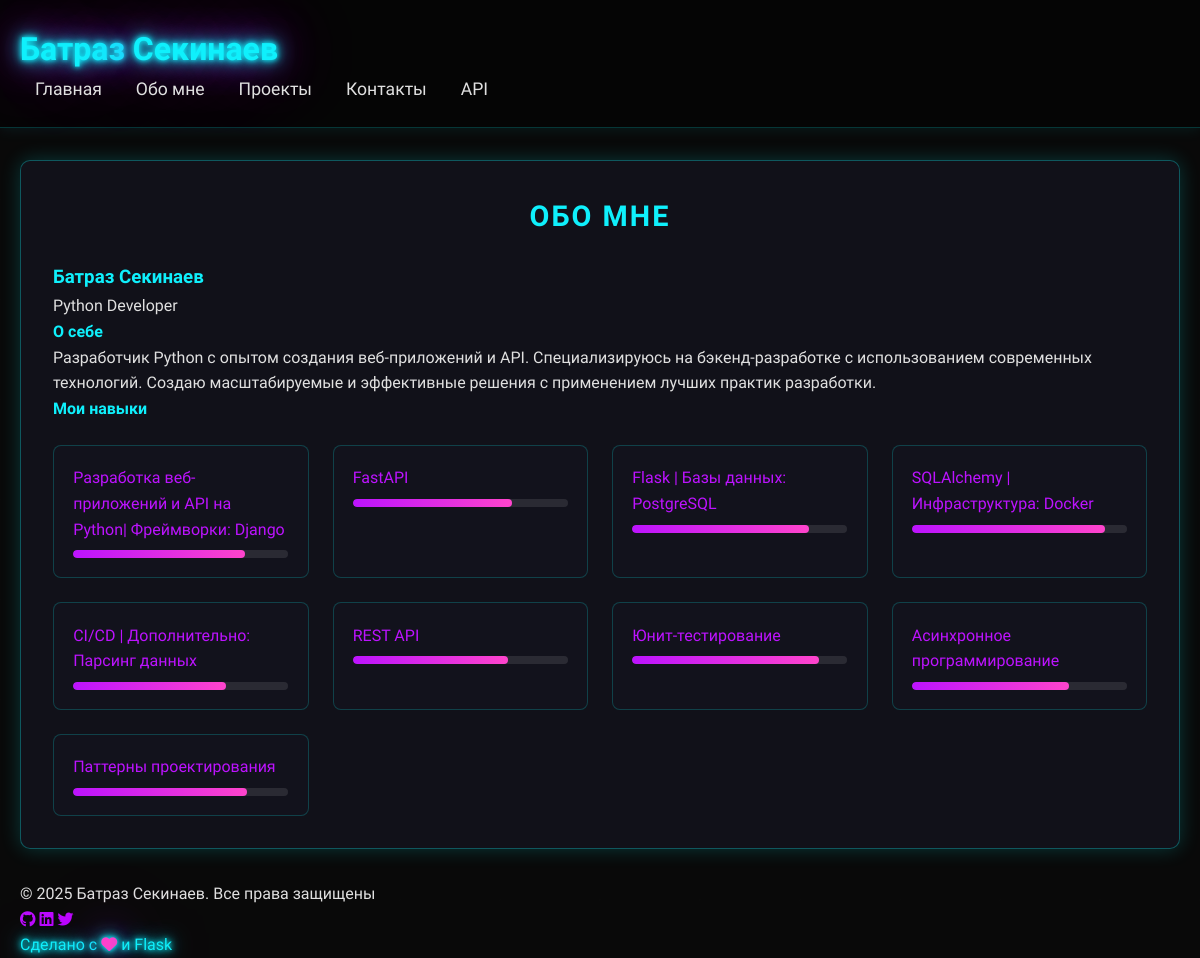
/about, run on the app's committed database.
### models.py (models this page shows, shortened)
class Profile(db.Model):
    id = db.Column(db.Integer, primary_key=True)
    name = db.Column(db.String(80), unique=True, nullable=False)
    title = db.Column(db.String(120), unique=True, nullable=False)
    about = db.Column(db.String(250), nullable=False)
    skills = db.Column(db.String(250), nullable=False)

### app.py (the view)
@app.route('/about')
def about():
    profile = Profile.query.first()
    return render_template('about.html', page_title='Обо мне', profile=profile)

### app.py (called while the page is built)
@app.context_processor
def inject_now():
    return {'now': datetime.now(timezone.utc)}  # Исправлено на timezone-aware

### templates/about.html
{% extends "base.html" %}
{% block content %}
<div class="form-container">
    <h1 class="form-title">Обо мне</h1>
    {% if profile %}
    <div class="profile-header">
        <div class="profile-info">
            <h3>{{ profile.name }}</h3>
            <p class="title">{{ profile.title }}</p>
        </div>
    </div>
    <div class="about-section">
        <h4>О себе</h4>
        <p>{{ profile.about }}</p>
    </div>
    <div class="skills-section">
        <h4>Мои навыки</h4>
        <div class="skills-grid">
            {% for skill in profile.skills.split(',') %}
            <div class="skill-card">
                <div class="skill-name">{{ skill.strip() }}</div>
                <div class="skill-level">
                    <div class="level-bar" style="width: {{ range(70, 95)|random }}%;"></div>
                </div>
            </div>
            {% endfor %}
        </div>
    </div>
    {% else %}
    <p>Профиль не найден</p>
    {% endif %}
</div>
{% endblock %}

### static/css/main.css (style rules this page uses)
:root { --bg-dark: #0a0a0a; --bg-darker: #050505; --text-primary: #e0e0e0; --text-secondary: #a0a0a0; --accent-neon: #0ff0fc; --accent-purple: #bc13fe; --accent-pink: #ff44cc; --card-bg: rgba(20, 20, 20, 0.7); --card-border: rgba(255, 255, 255, 0.1); }
* { box-sizing: border-box; margin: 0; padding: 0; }
body { background-color: var(--bg-dark); color: var(--text-primary); font-family: 'Rajdhani', 'Segoe UI', sans-serif; line-height: 1.6; min-height: 100vh; display: flex; flex-direction: column; }
h1, h2, h3, h4, h5, h6 { font-family: 'Orbitron', sans-serif; color: var(--accent-neon); }
* { transition: color 0.3s ease, background-color 0.3s ease, border-color 0.3s ease; }
html { scroll-behavior: smooth; }
body::before { content: ""; position: fixed; top: 0; left: 0; width: 100%; height: 100%; z-index: -1; opacity: 0.3; }

### static/css/forms.css (style rules this page uses)
.form-container { background: rgba(20, 20, 30, 0.8); border: 1px solid rgba(11, 252, 252, 0.3); border-radius: 10px; padding: 2rem; margin: 2rem 0; backdrop-filter: blur(10px); box-shadow: 0 0 20px rgba(11, 252, 252, 0.2); }
.form-title { color: #0ff0fc; text-align: center; margin-bottom: 1.5rem; font-family: 'Orbitron', sans-serif; text-transform: uppercase; letter-spacing: 2px; font-size: 1.8rem; }
.skills-grid { display: grid; grid-template-columns: repeat(auto-fill, minmax(250px, 1fr)); gap: 1.5rem; margin-top: 1.5rem; }
.skill-card { background: rgba(20, 20, 30, 0.7); border: 1px solid rgba(11, 252, 252, 0.2); border-radius: 8px; padding: 1.2rem; }
.skill-name { color: #bc13fe; font-weight: 500; margin-bottom: 0.5rem; }
.skill-level { height: 8px; background: rgba(255, 255, 255, 0.1); border-radius: 4px; overflow: hidden; }
.level-bar { height: 100%; background: linear-gradient(to right, #bc13fe, #ff44cc); border-radius: 4px; }

### data on the page
Profile: name "Батраз Секинаев", title "Python Developer", about "Разработчик Python с опытом создания веб-приложений и API. Специализируюсь на бэкенд-разработке с использованием современных технологий. Создаю масштабируемые и эффективные решения с применением лучших практик разработки."

### other printed values
{{ skill.strip() }} "Разработка веб-приложений и API на Python| Фреймворки: Django" "FastAPI" "Flask | Базы данных: PostgreSQL" "SQLAlchemy | Инфраструктура: Docker" "CI/CD | Дополнительно: Парсинг данных" "REST API" "Юнит-тестирование" "Асинхронное программирование" "Паттерны проектирования"
